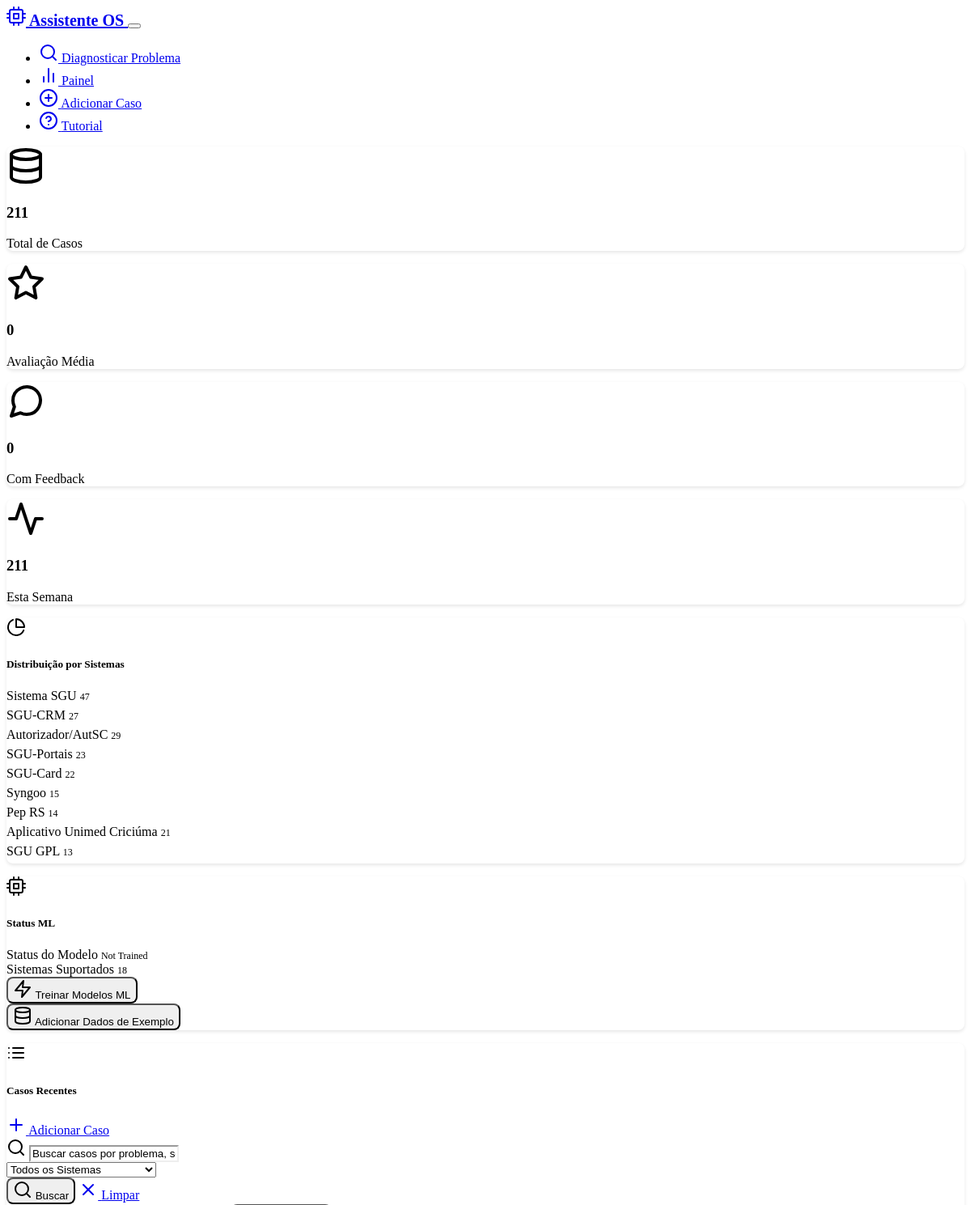
/dashboard (upper part), run on the app's committed database.
### models.py (models this page shows, shortened)
class Case(db.Model):
    __tablename__ = 'cases'
    id = db.Column(db.Integer, primary_key=True)
    problem_description = db.Column(db.Text, nullable=False)
    solution = db.Column(db.Text, nullable=False)
    system_type = db.Column(db.String(100), default="Unknown")
    created_at = db.Column(db.DateTime, default=datetime.now)
    effectiveness_score = db.Column(db.Float, nullable=True)
    feedback_count = db.Column(db.Integer, default=0)
    tags = db.Column(db.String(500), default="")  # Stored as comma-separated string
    feedbacks = db.relationship("CaseFeedback", backref="case", cascade="all, delete-orphan")

### routes.py (the view)
@app.route('/dashboard')
def dashboard():
    search_query = request.args.get('search', '').strip()
    system_filter = request.args.get('system', '')
    try:
        stats = case_service.get_statistics()
        if search_query or system_filter:
            cases = case_service.search_cases(search_query, system_filter)
        else:
            cases = case_service.get_recent_cases(limit=50)  # Show more recent cases
        systems = case_service.get_unique_systems()
        return render_template('dashboard.html',
                             stats=stats,
                             cases=cases,
                             recent_cases=cases,  # For backward compatibility
                             search_query=search_query,
                             system_filter=system_filter,
                             systems=systems)
    except Exception as e:
        logging.error(f"Error loading dashboard: {str(e)}")
        flash(f'Error loading dashboard: {str(e)}', 'error')
        return render_template('dashboard.html', stats={}, cases=[], recent_cases=[], systems=[])

### case_service.py (called while the page is built)
    def get_all_cases(self) -> List[Case]:
        try:
            return Case.query.all()
        except Exception as e:
            logging.error(f"Error getting cases from database: {str(e)}")
            return current_app.config.get('CASES_STORAGE', [])

    def get_recent_cases(self, limit: int = 10) -> List[Case]:
        try:
            cases = self.get_all_cases()
            sorted_cases = sorted(cases, key=lambda x: x.created_at, reverse=True)
            return sorted_cases[:limit]
        except Exception as e:
            logging.error(f"Error getting recent cases: {str(e)}")
            return []

    def get_unique_systems(self) -> List[str]:
        try:
            cases = self.get_all_cases()
            systems = set(case.system_type for case in cases)
            return sorted(list(systems))
        except Exception as e:
            logging.error(f"Error getting unique systems: {str(e)}")
            return []

### templates/dashboard.html (shortened to what this page needs)
{% extends "base.html" %}
{% block content %}
<div class="row">
    {% if stats %}
    <div class="col-12 mb-4">
        <div class="row">
            <div class="col-md-3 mb-3">
                <div class="card text-center">
                    <div class="card-body">
                        <i data-feather="database" class="mb-2" style="width: 48px; height: 48px; color: var(--bs-primary);"></i>
                        <h3 class="mb-1">{{ stats.total_cases }}</h3>
                        <p class="text-muted mb-0">Total de Casos</p>
                    </div>
                </div>
            </div>
            <div class="col-md-3 mb-3">
                <div class="card text-center">
                    <div class="card-body">
                        <i data-feather="star" class="mb-2" style="width: 48px; height: 48px; color: var(--bs-warning);"></i>
                        <h3 class="mb-1">{{ stats.avg_effectiveness or 0 }}</h3>
                        <p class="text-muted mb-0">Avaliação Média</p>
                    </div>
                </div>
            </div>
            <div class="col-md-3 mb-3">
                <div class="card text-center">
                    <div class="card-body">
                        <i data-feather="message-circle" class="mb-2" style="width: 48px; height: 48px; color: var(--bs-success);"></i>
                        <h3 class="mb-1">{{ stats.cases_with_feedback }}</h3>
                        <p class="text-muted mb-0">Com Feedback</p>
                    </div>
                </div>
            </div>
            <div class="col-md-3 mb-3">
                <div class="card text-center">
                    <div class="card-body">
                        <i data-feather="activity" class="mb-2" style="width: 48px; height: 48px; color: var(--bs-info);"></i>
                        <h3 class="mb-1">{{ stats.recent_activity }}</h3>
                        <p class="text-muted mb-0">Esta Semana</p>
                    </div>
                </div>
            </div>
        </div>
    </div>
    {% endif %}
    {% if stats and stats.systems %}
    <div class="col-md-4 mb-4">
        <div class="card h-100">
            <div class="card-header d-flex align-items-center">
                <i data-feather="pie-chart" class="me-2"></i>
                <h5 class="mb-0">Distribuição por Sistemas</h5>
            </div>
            <div class="card-body">
                {% for system, count in stats.systems.items() %}
                <div class="d-flex justify-content-between align-items-center mb-2">
                    <span>{{ system }}</span>
                    <span class="badge bg-secondary">{{ count }}</span>
                </div>
                <div class="progress mb-3" style="height: 6px;">
                </div>
                {% endfor %}
            </div>
        </div>
    </div>
    {% endif %}
    <div class="col-md-4 mb-4">
        <div class="card h-100">
            <div class="card-header d-flex justify-content-between align-items-center">
                <div class="d-flex align-items-center">
                    <i data-feather="cpu" class="me-2"></i>
                    <h5 class="mb-0">Status ML</h5>
                </div>
            </div>
            <div class="card-body">
                <div id="mlInfo">
                    <div class="d-flex justify-content-between align-items-center mb-2">
                        <span>Status do Modelo</span>
                        <span id="mlTrained" class="badge bg-secondary">Loading...</span>
                    </div>
                    <div class="d-flex justify-content-between align-items-center mb-2">
                        <span>Sistemas Suportados</span>
                        <span id="mlSystems" class="badge bg-info">-</span>
                    </div>
                    <div class="mt-3 d-grid gap-2">
                        <form action="{{ url_for('train_models') }}" method="POST" class="d-inline">
                            <button type="submit" class="btn btn-sm btn-outline-primary w-100" id="trainBtn">
                                <i data-feather="zap" class="me-1"></i>
                                Treinar Modelos ML
                            </button>
                        </form>
                        <form action="{{ url_for('populate_sample_data') }}" method="POST" class="d-inline">
                            <button type="submit" class="btn btn-sm btn-outline-info w-100" id="sampleBtn">
                                <i data-feather="database" class="me-1"></i>
                                Adicionar Dados de Exemplo
                            </button>
                        </form>
                    </div>
                </div>
            </div>
        </div>
    </div>
</div>
<div class="row">
    <div class="col-12">
        <div class="card">
            <div class="card-header d-flex justify-content-between align-items-center">
                <div class="d-flex align-items-center">
                    <i data-feather="list" class="me-2"></i>
                    <h5 class="mb-0">
                        {% if search_query or system_filter %}
                            Resultados da Busca
                        {% else %}
                            Casos Recentes
                        {% endif %}
                    </h5>
                </div>
                <a href="{{ url_for('add_case_form') }}" class="btn btn-primary">
                    <i data-feather="plus" class="me-1"></i>
                    Adicionar Caso
                </a>
            </div>
            <div class="card-body border-bottom">
                <form method="GET" action="{{ url_for('dashboard') }}" class="row g-3">
                    <div class="col-md-6">
                        <div class="input-group">
                            <span class="input-group-text">
                                <i data-feather="search"></i>
                            </span>
                            <input type="text"
                                   class="form-control"
                                   name="search"
                                   value="{{ search_query or '' }}"
                                   placeholder="Buscar casos por problema, solução ou sistema...">
                        </div>
                    </div>
                    <div class="col-md-3">
                        <select class="form-select" name="system">
                            <option value="">Todos os Sistemas</option>
                        </select>
                    </div>
                    <div class="col-md-3">
                        <div class="d-flex gap-1">
                            <button type="submit" class="btn btn-outline-primary">
                                <i data-feather="search"></i>
                                Buscar
                            </button>
                            <a href="{{ url_for('dashboard') }}" class="btn btn-outline-secondary">
                                <i data-feather="x"></i>
                                Limpar
                            </a>
                        </div>
                    </div>
                </form>
            </div>
        </div>
    </div>
</div>
{% endblock %}

### static/style.css (style rules this page uses)
:root { --custom-code-bg: #1a1a1a; --custom-border-radius: 8px; }
.card { border-radius: var(--custom-border-radius); box-shadow: 0 2px 4px rgba(0, 0, 0, 0.1); margin-bottom: 1rem; }
.card-header { background-color: var(--bs-dark); border-bottom: 1px solid var(--bs-border-color); border-radius: var(--custom-border-radius) var(--custom-border-radius) 0 0 !important; }
.form-control { background-color: var(--bs-dark) !important; border-color: var(--bs-secondary) !important; color: var(--bs-light) !important; }
.form-control::placeholder { color: var(--bs-secondary) !important; }
.btn { border-radius: var(--custom-border-radius); font-weight: 500; }
.progress { border-radius: var(--custom-border-radius); background-color: var(--bs-secondary-bg); }
.badge { border-radius: var(--custom-border-radius); font-weight: 500; font-size: 0.75rem; }

### data on the page
Case: system_type "Sistema SGU", count "47"
Case: system_type "SGU-CRM", count "27"
Case: system_type "Autorizador/AutSC", count "29"
Case: system_type "SGU-Portais", count "23"
Case: system_type "SGU-Card", count "22"
Case: system_type "Syngoo", id "15"
Case: system_type "Pep RS", count "14"
Case: system_type "Aplicativo Unimed Criciúma", count "21"
Case: system_type "SGU GPL", count "13"

### other printed values
{{ stats.total_cases }} "211"
{{ stats.avg_effectiveness or 0 }} "0"
{{ stats.cases_with_feedback }} "0"
{{ stats.recent_activity }} "211"
